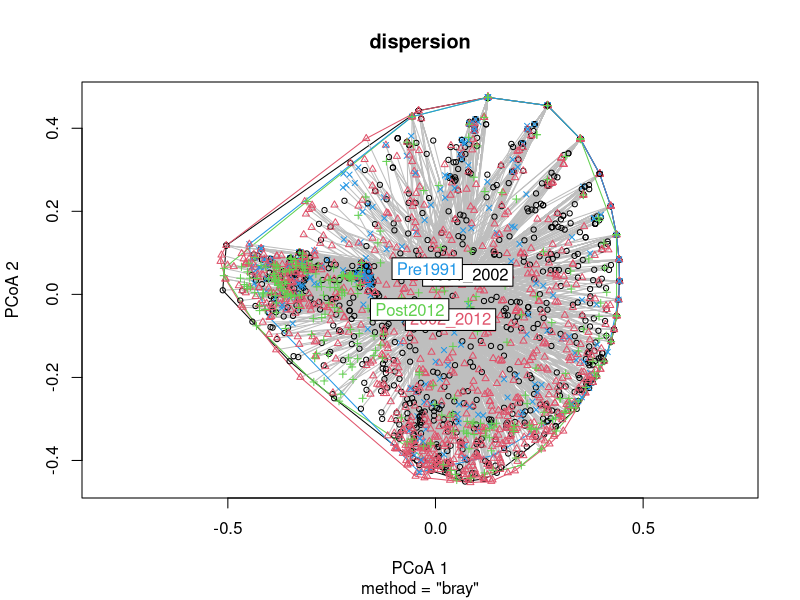
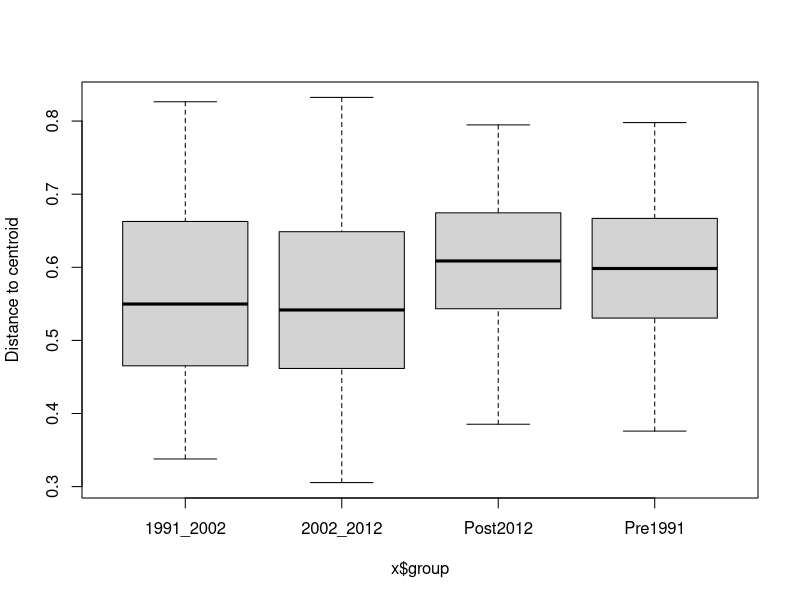

These charts were generated, in order, by the following R code: (Note: a time limit stopped this script after it produced the figures.)
#PERMANOVA: to test global effects
#How community composition (species assemblages divided into life-history traits) varies with SO₂ and year?
#Are the species identities and abundances different between time periods?

library(vegan)
library(dplyr)
library(tidyr)
library(readxl)

#Set formating of format1 dataset
format1 <- read_excel("format1.xlsx")
#####
format1 <- format1 %>%
  mutate(Date = as.Date(Date))

format1 <- format1 %>%
  mutate(
    PolicyPeriod = case_when(
      Date < as.Date("1991-10-04") ~ "Pre1991",
      Date >= as.Date("1991-10-04") & Date < as.Date("2002-06-01") ~ "1991_2002",
      Date >= as.Date("2002-06-01") & Date < as.Date("2012-09-01") ~ "2002_2012",
      Date >= as.Date("2012-09-01") ~ "Post2012"
    ),
    PolicyPeriod = factor(PolicyPeriod)
  )

format1$PolicyPeriod <- as.factor(format1$PolicyPeriod)
format1$Date <- as.factor(format1$Date)
format1$Woody.species <- as.factor(format1$Woody.species)

str(format1$Date)

#Create a unique sample ID for grouping variable
format1 <- format1 %>%
  mutate(SampleID = paste(Time.period, Woody.species, sep = "_"))

#Create species matrix: rows = samples, columns = species, values = total abundance
sp_matrix <- format1 %>%
  group_by(SampleID, Species) %>%
  summarise(Abundance = sum(Number), .groups = "drop") %>%
  pivot_wider(names_from = Species, values_from = Abundance, values_fill = 0)
#####
#Convert to matrix
#####

# Convert to base data frame
sp_df <- as.data.frame(sp_matrix)

# Set row names from SampleID
rownames(sp_df) <- sp_df$SampleID

# Remove SampleID column now that it's row names
sp_df$SampleID <- NULL

# Summarize environmental metadata per SampleID
env_data <- format1 %>%
  group_by(SampleID) %>%
  summarise(
    PolicyPeriod = first(PolicyPeriod),
    Woody.species = first(Woody.species),
    Immission = mean(Immission, na.rm = TRUE),
    T = mean(T, na.rm = TRUE),
    Precipitation = mean(Precipitation, na.rm = TRUE),
    Wind = mean(Wind, na.rm = TRUE)
  )

env_data$Woody.species <- as.factor(env_data$Woody.species)
#####
#PERMANOVA
#####
# Bray-Curtis dissimilarity
bray_dist <- vegdist(sp_df, method = "bray")

dispersion <- betadisper(bray_dist, env_data$PolicyPeriod)
permutest(dispersion)
plot(dispersion)
boxplot(dispersion)
#differences in group dispersion exist
pairwise.perm.test <- TukeyHSD(dispersion)
print(pairwise.perm.test)
#A test for homogeneity of multivariate dispersion (PERMDISP) was significant (p = 0.001), indicating slight differences in group dispersion. Visual inspection, however, showed only moderate variation, suggesting group differences in the PERMANOVA are likely driven by both location and spread effects.

# PERMANOVA test
adonis_result <- adonis2(bray_dist ~ PolicyPeriod*Immission + T + Precipitation + Wind,
                         data = env_data,
                         permutations = 999,
                         method = "bray")

# View result
print(adonis_result2)

adonis_result2<-adonis2(bray_dist ~ PolicyPeriod+Immission, data = env_data, permutations = 50, method = "bray",by="margin",strata=env_data$Woody.species)
